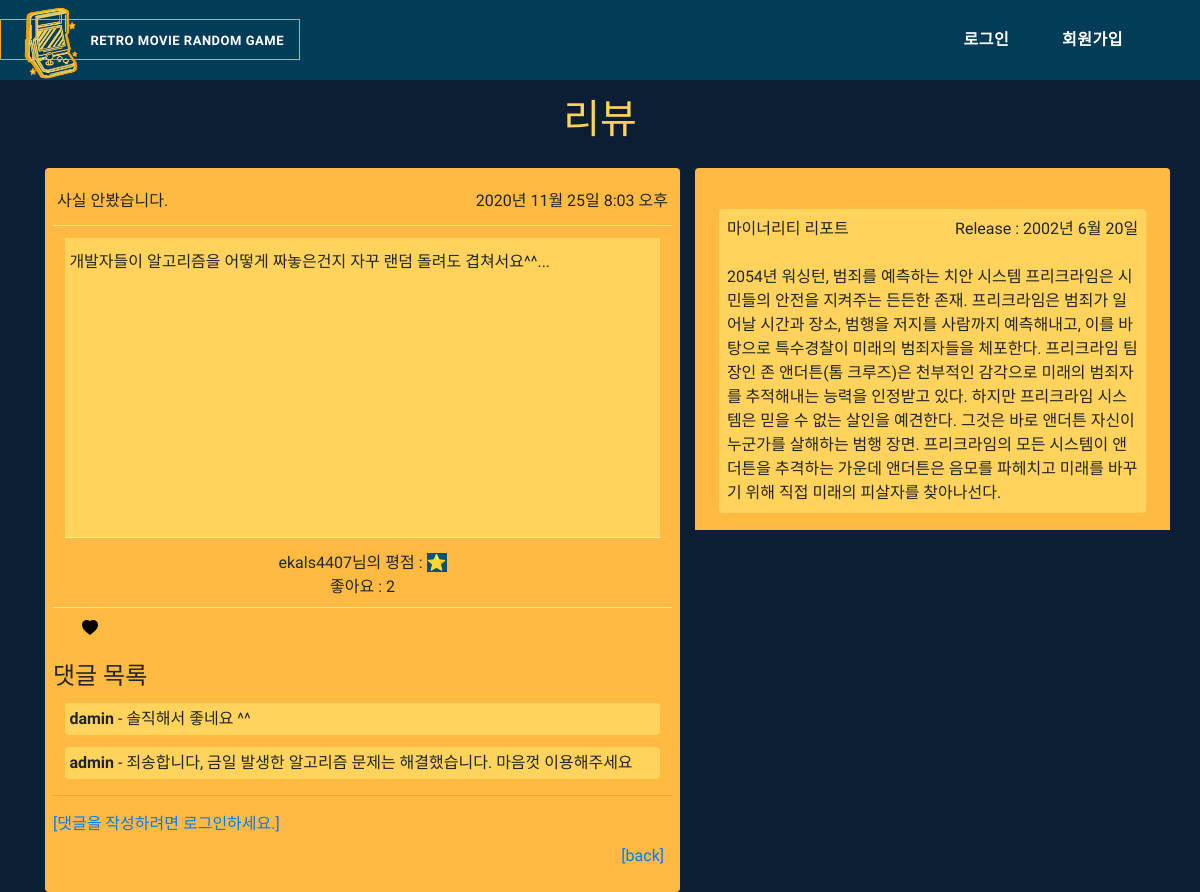
/articles/13/, run on the app's committed database.
### articles/models.py (models this page shows, shortened)
class Article(models.Model):
    user = models.ForeignKey(settings.AUTH_USER_MODEL, on_delete=models.CASCADE)
    like_user = models.ManyToManyField(settings.AUTH_USER_MODEL, related_name='like_articles')
    movie = models.ForeignKey(game_models.Movie, on_delete=models.CASCADE)
    title = models.CharField(max_length=30)
    content = models.TextField()
    created_at = models.DateTimeField(auto_now_add=True)
    updated_at = models.DateTimeField(auto_now=True)
    rating = models.IntegerField(validators=[MinValueValidator(1), MaxValueValidator(5)])

class Comment(models.Model):
    article = models.ForeignKey(Article, on_delete=models.CASCADE)
    user = models.ForeignKey(settings.AUTH_USER_MODEL, on_delete=models.CASCADE)
    content = models.CharField(max_length=200)
    created_at = models.DateTimeField(auto_now_add=True)
    updated_at = models.DateTimeField(auto_now=True)

### accounts/models.py (models this page shows)
class User(AbstractUser):
    pass

### game/models.py (models this page shows)
class Movie(models.Model):
    title = models.CharField(max_length=100)
    release_date = models.DateField(null=True)
    popularity = models.FloatField(null=True)
    revenue = models.IntegerField(null=True)
    vote_average = models.FloatField(null=True)
    overview = models.TextField(null=True)
    poster_path = models.CharField(null=True,max_length=500)
    genres = models.ManyToManyField(Genre)
    like_user = models.ManyToManyField(settings.AUTH_USER_MODEL, related_name='like_movies')

### articles/views.py (the view)
# urls.py: path('<int:article_pk>/',views.detail,name='detail'),
def detail(request,article_pk):
    article = get_object_or_404(Article,pk=article_pk)
    comments = article.comment_set.all()
    comment_form = CommentForm()
    context={
        'article':article,
        'comment_form': comment_form,
        'comments': comments,
    }
    return render(request,'articles/detail.html',context)

### articles/templates/articles/detail.html (shortened to what this page needs)
{% extends 'base.html' %}
{% load bootstrap4 %}
{% load static %}
  {% block css %}
    <link rel="stylesheet" href="{% static 'stylesheets/articles_detail.css' %}">
  {% endblock %}
{% block content %}
<h1 class="text-center mt-3"> 리뷰 </h1>
<div class="row">
  <div class="col-7">
    <div class="article rounded-top">
      <div class="row justify-content-between m-0 article-header align-items-center p-1">
        <span>
          {{article.title}}
        </span>
        <span>
          {% if article.updated_at != article.created_at %}
          <span>수정 : {{article.updated_at}}</span>
          {% else %}
          <span>{{article.created_at}}</span>
          {% endif %}
        </span>
      </div>
      <div class="article-content p-1">
        <div class="pt-2">
          {{article.content}}
        </div>
      </div>
      <div class="m-0 line pb-2 d-flex flex-column align-items-center">
        <div>
          {{ article.user }}님의 평점 : <span style="background-color:#005479">{% if article.rating == 1 %}⭐
          {%elif article.rating == 2 %}⭐⭐
          {%elif article.rating == 3 %}⭐⭐⭐
          {%elif article.rating == 4 %}⭐⭐⭐⭐
          {% else %}⭐⭐⭐⭐⭐
          {% endif %}</span>
        </div>
        <div>
          좋아요 : <span id="likeCount-{{article.pk}}" class="d-inline">{{ article.like_user.all|length }}</span>
        </div>
      </div>
      <div class="d-flex justify-content-between">
        <div class="pl-3 pr-3">
          <form action="{% url 'articles:like' article.pk %}"method="POST" id="form_like" data-articleId="{{article.pk}}" class="d-inline">
            {% if user in article.like_user.all %}
              <button class="btn btn-link" style="box-shadow: none !important;">
                <svg width="1em" height="1em" viewBox="0 0 16 16" class="bi bi-heart-fill heart-{{article.pk}}" style="color:crimson;" fill="currentColor" xmlns="http://www.w3.org/2000/svg">
                  <path fill-rule="evenodd" d="M8 1.314C12.438-3.248 23.534 4.735 8 15-7.534 4.736 3.562-3.248 8 1.314z"/>
                </svg>
              </button>
            {% else %}
              <button class="btn btn-link" style="box-shadow: none !important;">
                <svg width="1em" height="1em" viewBox="0 0 16 16" class="bi bi-heart-fill heart-{{article.pk}}" style="color:black;" fill="currentColor" xmlns="http://www.w3.org/2000/svg">
                  <path fill-rule="evenodd" d="M8 1.314C12.438-3.248 23.534 4.735 8 15-7.534 4.736 3.562-3.248 8 1.314z"/>
                </svg>
              </button>
            {% endif %}
          </form>
        </div>
      </div>
    </div>
    <div class="comment">
      <h4>댓글 목록</h4>
      {% for comment in comments %}
        <div class="comment-item rounded p-1 d-flex felx-column justify-content-between">
          <div><strong>{{ comment.user }}</strong> - {{ comment.content }}</div>
        </div>
      {% empty %}
        <p><b>댓글이 없어요..</b></p>
      {% endfor %}
      <hr>
      {% if request.user.is_authenticated %}
        <form action="{% url 'articles:create_comment' article.pk %}" method="POST">
          {% csrf_token %}
          {{ comment_form }}
          {% comment %} <input type="submit" class="submit-btn"> {% endcomment %}
        </form>
      {% else %}
      <a href="{% url 'accounts:login' %}">[댓글을 작성하려면 로그인하세요.]</a>
      {% endif %}
    </div>
    <div class="article-footer rounded-bottom">
      <div class="d-flex justify-content-end">
        <div class="pl-3 pr-3">
          <a href="{% url 'articles:index' %}">[back]</a>
        </div>
      </div>
    </div>
  </div>
  <div class="col-5 article rounded-top ">
    <div class="d-flex justify-content-center ">
      <div class="col-7">
      </div>
    </div>
    <div class="movie-content p-2 rounded">
      <div class="d-flex justify-content-between">
        <div>{{article.movie.title}}</div>
        <div>Release : {{article.movie.release_date}}</div>
      </div>
      <br>
      <div>{{article.movie.overview}}</div>
    </div>
  </div>
</div>
{% endblock content %}

### config/static/stylesheets/articles_detail.css (style rules this page uses)
h1 { color:#ffd35c }
.article { background: #ffba41; margin: auto; padding: 0.5rem; margin-top: 1rem; }
.article-header { height: 50px; border-bottom: 1px solid rgba(255, 255, 255, .5); }
.article-content { height:300px; background-color: #ffd35c; border-bottom: 1px solid rgba(255, 255, 255, .5); margin:2%; }
.article-footer { height: 3rem; background: #ffba41; }
.comment { background: #ffba41; margin: auto; padding: 0.5rem; }
.comment-item { background-color: #ffd35c; margin:2%; }
.movie-content { background-color: #ffd35c; margin:2%; }
.line { border-bottom: 1px solid rgba(255, 255, 255, .5); }

### config/static/stylesheets/style.css (style rules this page uses)
body { font-weight: 100; font-family: 'Sunflower' !important ; }

### data on the page
Article: title "사실 안봤습니다.", created_at "2020년 11월 25일 8:03 오후", content "개발자들이 알고리즘을 어떻게 짜놓은건지 자꾸 랜덤 돌려도 겹쳐서요^^...", user "ekals4407", like_user.all|length "2", movie "마이너리티 리포트", movie.release_date "2002년 6월 20일", movie.overview "2054년 워싱턴, 범죄를 예측하는 치안 시스템 프리크라임은 시민들의 안전을 지켜주는 든든한 존재. 프리크라임은 범죄가 일어날 시간과 장소, 범행을 저지를 사람까지 예측해내고, 이를 바탕으로 특수경찰이 미래의 범죄자들을 체포한다. 프리크라임 팀장인 존 앤더튼(톰 크루즈)은 천부적인 감각으로 미래의 범죄자를 추적해내는 능력을 인정받고 있다. 하지만 프리크라임 시스템은 믿을 수 없는 살인을 예견한다. 그것은 바로 앤더튼 자신이 누군가를 살해하는 범행 장면. 프리크라임의 모든 시스템이 앤더튼을 추격하는 가운데 앤더튼은 음모를 파헤치고 미래를 바꾸기 위해 직접 미래의 피살자를 찾아나선다."
Comment: user "damin", content "솔직해서 좋네요 ^^"
Comment: user "admin", content "죄송합니다, 금일 발생한 알고리즘 문제는 해결했습니다. 마음껏 이용해주세요"
